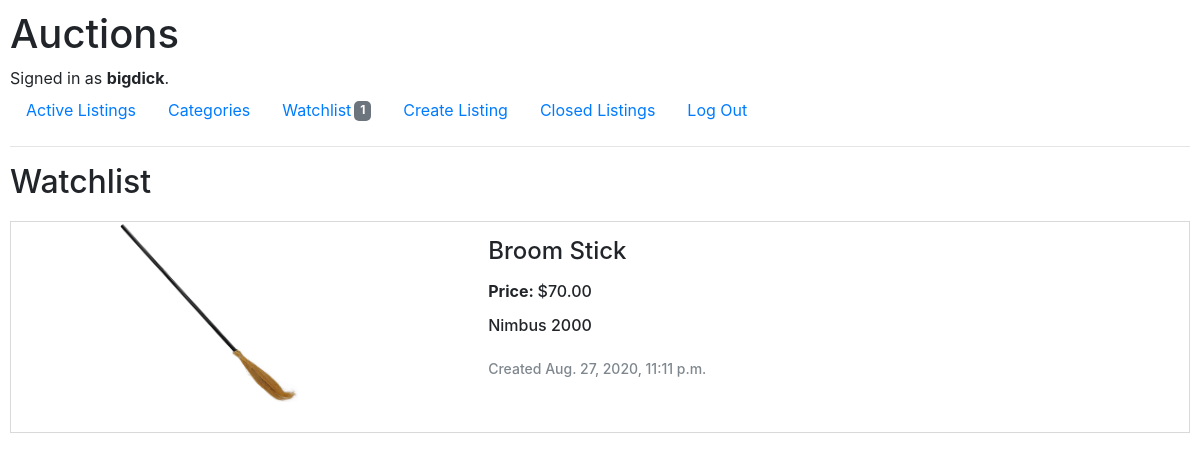
Page /watchlist (signed in) on the committed database.
### auctions/models.py (models this page shows)
class User(AbstractUser):
    pass

class Watchlist(models.Model):
    user_id = models.ForeignKey(User, on_delete=models.CASCADE, blank =True, null =True)
    auction_list_id = models.ForeignKey(Auction_list, on_delete=models.CASCADE)

class Auction_list(models.Model):
    user_id = models.ForeignKey(User, on_delete = models.CASCADE)
    auction_list = models.CharField(max_length=64, default='')
    starting_bid = models.IntegerField(default=0)
    description = models.CharField(max_length=64, default='')
    category = models.CharField(max_length=64, default='')
    list_name = models.CharField(max_length=64, default='')
    url = models.CharField(null=True, blank=True, max_length=1000)
    timestamp = models.DateTimeField(auto_now_add=True,null=True, blank=True)

### auctions/views.py (the view)
# urls.py: path("watchlist", views.watchlist, name="watchlist"),
def watchlist(request):
    if request.method == "POST":
        lenOfwat = 0
        post_data = request.POST
        auction_list = Auction_list.objects.get(list_name__startswith= str(f"{post_data['list_name']}"))
        try:
            watchlist = Watchlist.objects.filter(user_id = request.user).filter(auction_list_id = auction_list)
            lenOfwat = watchlist.count()
        except Exception as error:
            pass
        if lenOfwat == 0:
            watchlist = Watchlist(user_id = request.user, auction_list_id = auction_list)
            watchlist.save()
            messages.success(request, 'Added To Watchlist')
        else:
            Watchlist.objects.filter(user_id = request.user).filter(auction_list_id = auction_list).delete()
            messages.success(request, 'Removed From Watchlist')
        return HttpResponseRedirect(f"/listing/{post_data['list_name']}")
    else:
        return render(request, "auctions/watchlist.html",{
            "lenOfWat": findLenOfWat(request.user),
            "datas": Watchlist.objects.filter(user_id = request.user)
        })

### auctions/views.py (called while the page is built)
def findLenOfWat(user_id):
    lenOfwat = 0
    try:
        watchlist = Watchlist.objects.filter(user_id = user_id)
        lenOfwat = watchlist.count()
    except Exception as error:
        pass
    return lenOfwat

### auctions/templates/auctions/watchlist.html (shortened to what this page needs)
{% extends "auctions/layout.html" %}
{% block watchlist %}
<li class="nav-item" >
    <a class="nav-link" href="{% url 'watchlist' %}" >
        <div style="float:left">Watchlist</div>
        {% if lenOfWat > 0 %}
        <div style="background-color: #6C757D; border-radius: 5px; width:17px; float:right;margin-left:3px; height:20px; margin-top:3px;">
            <p style="color:white;font-weight: bold ; font-size: 12px;text-align: center;">{{lenOfWat}}</p>
        </div>
        {% endif %}
    </a>
</li>
{% endblock %}
{% block body %}
  <h2>Watchlist</h2>
  {% if user.is_authenticated %}
  {% for data in datas%}
  <div style ="padding: 0px 30px 210px 30px; border: 1px solid #d9d9d9; margin-top:20px;">
      <div style="width: 30%; height:210px; float:left">
          <div class="container">
              {% if data.auction_list_id.url%}
              <a href="listing/{{data.auction_list_id.list_name}}"><img src="/media/auctions/{{data.auction_list_id.url}}" alt="" class="img-fluid"></a>
              {% else %}
              <a href="listing/{{data.auction_list_id.list_name}}"><img src="/media/auctions/white.png" alt="" class="img-fluid"></a>
              {% endif %}
          </div>
      </div>
       <div style="width: 60%; height:190px; float:right; padding-top:15px;">
          <div>
              <div>
                  <h4>{{data.auction_list_id.auction_list}}</h4>
              </div>
              <div style="padding-top:5px;">
                  <h6 style ="display:inline; font-weight:bold;">Price: </h6>
                  <h6 style ="display:inline;">${{data.auction_list_id.starting_bid|stringformat:".2f"}}</h6>
              </div>
              {% if data.auction_list_id.description%}
                  <div style ="padding-top:10px;">
                      <p style="font-weight:500;">{{data.auction_list_id.description}}</p>
                  </div>
                  <div style ="padding-top:5px; color: #7F878E; font-size:14px; font-weight:500;">
                      <p> Created {{data.auction_list_id.timestamp}}</p>
                   </div>
              {% else %}
                  <div style ="padding-top:20px; color: #7F878E; font-size:14px; font-weight:500;">
                      <p> Created {{data.auction_list_id.timestamp}}</p>
                  </div>
              {% endif %}
          </div>
       </div>
  </div>
  {% endfor %}
  {% endif %}
{% endblock %}

### auctions/templates/auctions/layout.html (shortened to what this page needs)
{% load static %}
<!DOCTYPE html>
<html lang="en">
    <head>
        <link rel="stylesheet" href="https://stackpath.bootstrapcdn.com/bootstrap/4.4.1/css/bootstrap.min.css">
        <link href="{% static 'auctions/styles.css' %}" rel="stylesheet">
    </head>
    <body>
        <h1>Auctions</h1>
        <div>
            {% if user.is_authenticated %}
                Signed in as <strong>{{ user.username }}</strong>.
            {% else %}
                Not signed in.
            {% endif %}
        </div>
        <ul class="nav">
            <li class="nav-item">
                <a class="nav-link" href="{% url 'index' %}">Active Listings</a>
            </li>
            {% if user.is_authenticated %}
                <li class="nav-item">
                    <a class="nav-link" href="{% url 'category' %}">Categories</a>
                </li>
               {% block watchlist %}
                {% endblock %}
                <li class="nav-item">
                    <a class="nav-link" href="{% url 'createList' %}">Create Listing</a>
                </li>
                <li class="nav-item">
                    <a class="nav-link" href="{% url 'closed_listing' %}">Closed Listings</a>
                </li>
                <li class="nav-item">
                    <a class="nav-link" href="{% url 'logout' %}">Log Out</a>
                </li>
            {% endif %}
        </ul>
        <hr>
        {% block body %}
        {% endblock %}
    </body>
</html>

### auctions/static/auctions/styles.css (style rules this page uses)
body { padding: 10px; }

### auctions/templates/auctions/watchlist.html (style rules this page uses)
.container { margin-top:2px; width: 62%; height:auto; }
img { width: 100%; height: 100%; }

### rows in the picture
User: username "bigdick"
Watchlist: auction_list_id (picture), auction_list_id.auction_list "Broom Stick", auction_list_id.starting_bid "70.00", auction_list_id.description "Nimbus 2000", auction_list_id.timestamp "Aug. 27, 2020, 11:11 p.m."

### other values in the picture
{{ lenOfWat }} "1"
